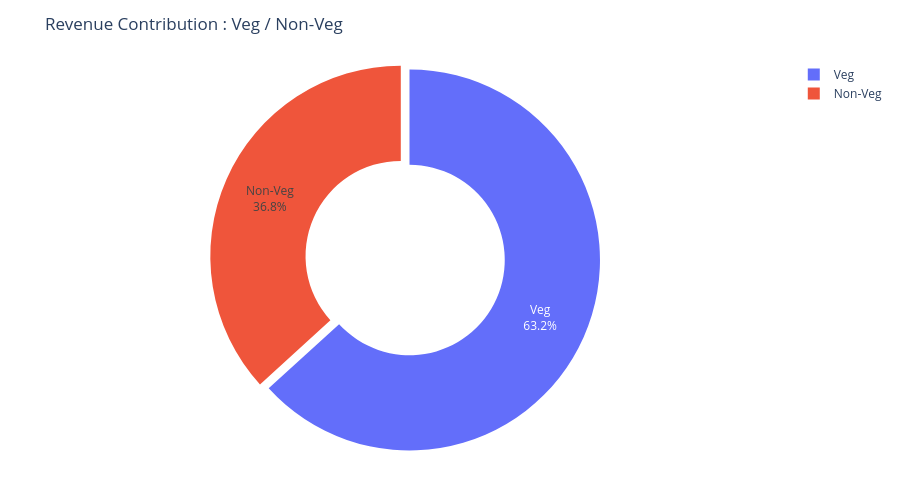

Here is the notebook cell this chart was saved with:
### Code cell
food_revenue =( df.groupby('food_category')['Price (INR)'].sum().reset_index() )



fig = px.pie(
    food_revenue,
    values="Price (INR)",
    names="food_category",
    hole=0.5,
    title="Revenue Contribution : Veg / Non-Veg"
)

fig.update_traces(
    textinfo="percent+label",
    pull=[0.05,0]
)

fig.update_layout(
    height=500,
    margin=dict(t=60,b=40,l=40,r=40)
)

fig.show()

### Figure 1 — Plotly figure (JSON) as saved in the notebook; plotly's stock layout.template omitted (floating-point values rounded to 4 significant figures)
{"data": [{"domain": {"x": [0, 1], "y": [0, 1]}, "hole": 0.5, "hovertemplate": "food_category=%{label}<br>Price (INR)=%{value}<extra></extra>", "labels": ["Non-Veg", "Veg"], "legendgroup": "", "name": "", "pull": [0.05, 0], "showlegend": true, "textinfo": "percent+label", "type": "pie", "values": [19490000.0, 33520000.0]}], "layout": {"height": 500, "legend": {"tracegroupgap": 0}, "margin": {"b": 40, "l": 40, "r": 40, "t": 60}, "title": {"text": "Revenue Contribution : Veg / Non-Veg"}}}
